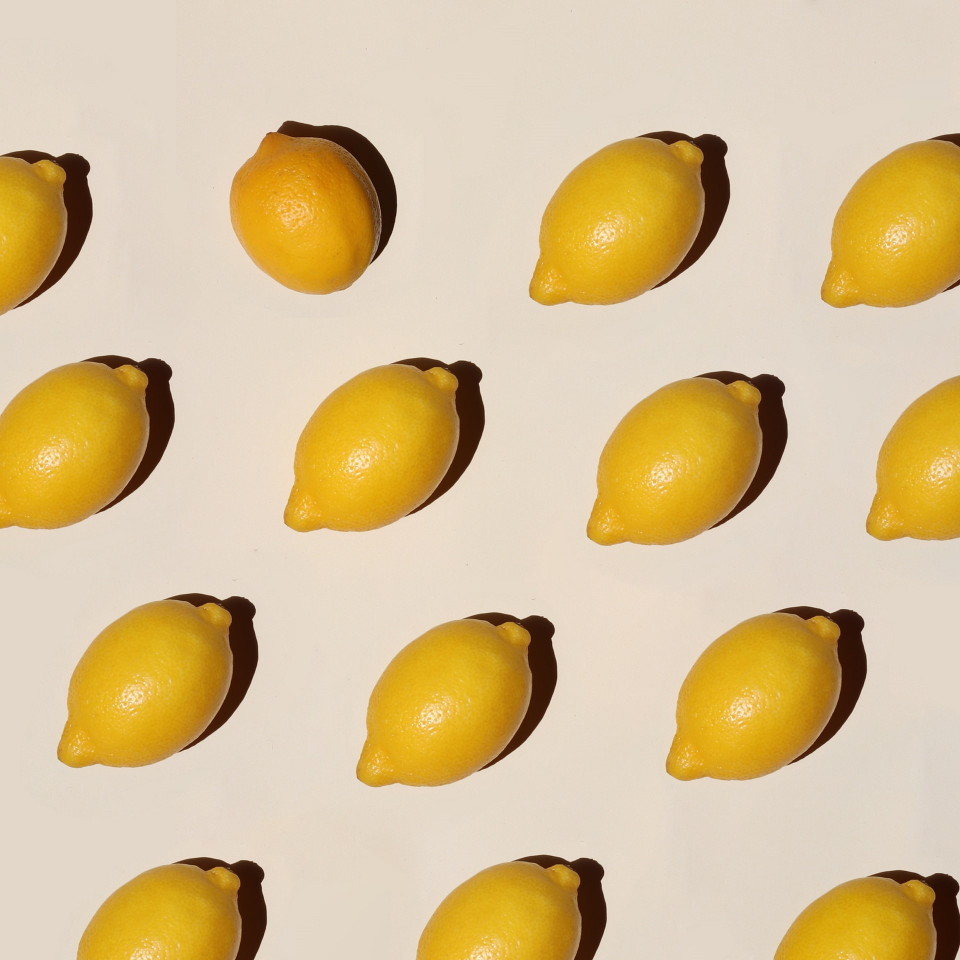
#> input picture OpenCV/limon.jpg, 1920 x 1920 px (shown at 1/2 size)
$ python 'Pikseller_ROI_Kenarlık.py'
#> lines starting #> are read from the running program, lines starting #| are printed output that depends on the picture; after the words box and inside, x2 and y2 are one past the last pixel; in counts of white or black regions, pixels touching at a corner belong together
import cv2
import matplotlib.pyplot as plt
resim = cv2.imread("limon.jpg")
#> resim is the input picture: shape (1920, 1920, 3); mean B, G, R 146.9, 191.7, 215.6


kirp = resim[500:800,500:800]
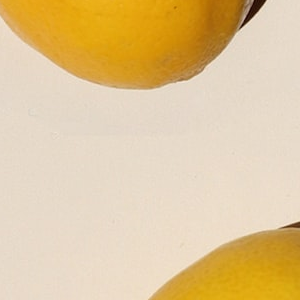
#> kirp: shape (300, 300, 3); mean B, G, R 154.9, 200, 225.4

resim[150:450,1200:1500] = kirp
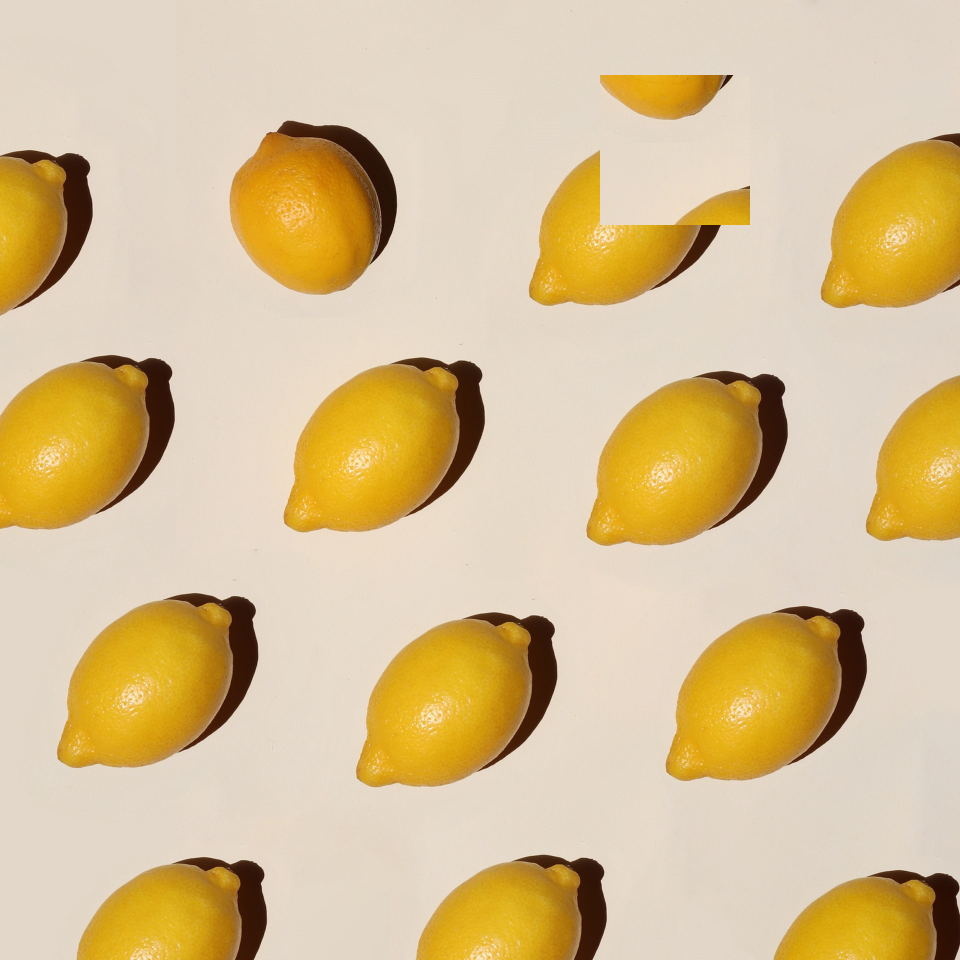
#> resim: shape (1920, 1920, 3) (shown at 1/2 size); 2.43% of pixels changed, all inside (x1, y1, x2, y2) = (1200, 150, 1500, 450)

plt.subplot(121)
plt.imshow(resim)
plt.subplot(122)
plt.imshow(kirp)
plt.show()
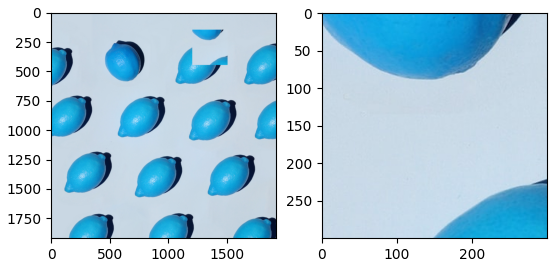
#> figure drawn by matplotlib, 2 panels; B, G, R data is drawn as R, G, B
